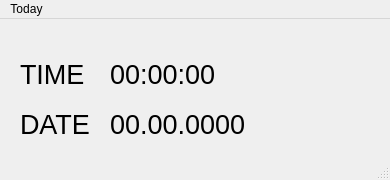
<?xml version="1.0" encoding="UTF-8"?>
<ui version="4.0">
 <class>MainWindow</class>
 <widget class="QMainWindow" name="MainWindow">
  <property name="geometry">
   <rect>
    <x>0</x>
    <y>0</y>
    <width>390</width>
    <height>180</height>
   </rect>
  </property>
  <property name="font">
   <font>
    <pointsize>9</pointsize>
   </font>
  </property>
  <property name="windowTitle">
   <string>MainWindow</string>
  </property>
  <widget class="QWidget" name="centralwidget">
   <widget class="QLabel" name="timeLabel">
    <property name="geometry">
     <rect>
      <x>20</x>
      <y>40</y>
      <width>71</width>
      <height>31</height>
     </rect>
    </property>
    <property name="font">
     <font>
      <pointsize>20</pointsize>
     </font>
    </property>
    <property name="text">
     <string>TIME</string>
    </property>
   </widget>
   <widget class="QLabel" name="date">
    <property name="geometry">
     <rect>
      <x>110</x>
      <y>90</y>
      <width>261</width>
      <height>31</height>
     </rect>
    </property>
    <property name="font">
     <font>
      <pointsize>20</pointsize>
     </font>
    </property>
    <property name="text">
     <string>00.00.0000</string>
    </property>
   </widget>
   <widget class="QLabel" name="time">
    <property name="geometry">
     <rect>
      <x>110</x>
      <y>40</y>
      <width>261</width>
      <height>31</height>
     </rect>
    </property>
    <property name="font">
     <font>
      <pointsize>20</pointsize>
     </font>
    </property>
    <property name="text">
     <string>00:00:00</string>
    </property>
   </widget>
   <widget class="QLabel" name="dateLabel">
    <property name="geometry">
     <rect>
      <x>20</x>
      <y>90</y>
      <width>71</width>
      <height>31</height>
     </rect>
    </property>
    <property name="font">
     <font>
      <pointsize>20</pointsize>
     </font>
    </property>
    <property name="text">
     <string>DATE</string>
    </property>
   </widget>
  </widget>
  <widget class="QMenuBar" name="menubar">
   <property name="geometry">
    <rect>
     <x>0</x>
     <y>0</y>
     <width>390</width>
     <height>20</height>
    </rect>
   </property>
   <widget class="QMenu" name="menuToday">
    <property name="title">
     <string>Today</string>
    </property>
    <addaction name="separator"/>
    <addaction name="actionmenu_1"/>
    <addaction name="actionmenu_2"/>
   </widget>
   <addaction name="menuToday"/>
  </widget>
  <widget class="QStatusBar" name="statusbar"/>
  <action name="actionmenu_1">
   <property name="text">
    <string>menu 1</string>
   </property>
  </action>
  <action name="actionmenu_2">
   <property name="text">
    <string>menu 2</string>
   </property>
  </action>
 </widget>
 <resources/>
 <connections/>
</ui>
